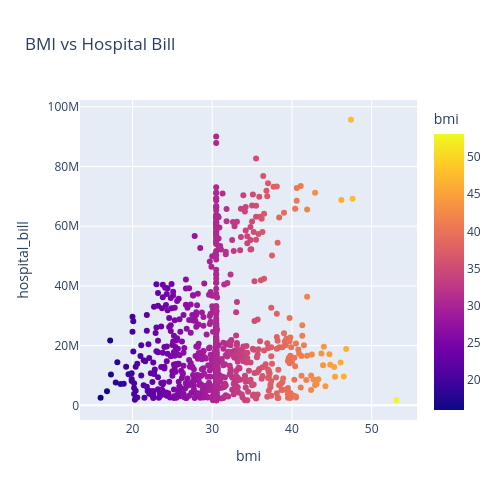

Here is the notebook cell this chart was saved with:
### Code cell
# Bivariate Analysis: BMI vs Hospital Bill
fig = px.scatter(
    df,
    x="bmi",
    y="hospital_bill",
    color="bmi",
    title="BMI vs Hospital Bill",
    width=500,
    height=500                     
)
fig.show()

### Figure 1 — Plotly figure (JSON) as saved in the notebook; plotly's stock layout.template omitted (floating-point values rounded to 4 significant figures; data arrays with more than 128 entries replaced by an {"elided": "..."} marker saying what was removed)
{"data": [{"hovertemplate": "bmi=%{marker.color}<br>hospital_bill=%{y}<extra></extra>", "legendgroup": "", "marker": {"color": {"elided": "927 float values"}, "coloraxis": "coloraxis", "symbol": "circle"}, "mode": "markers", "name": "", "orientation": "v", "showlegend": false, "type": "scatter", "x": {"elided": "927 float values"}, "xaxis": "x", "y": {"elided": "927 float values"}, "yaxis": "y"}], "layout": {"coloraxis": {"colorbar": {"title": {"text": "bmi"}}, "colorscale": [[0, "#0d0887"], [0.1111, "#46039f"], [0.2222, "#7201a8"], [0.3333, "#9c179e"], [0.4444, "#bd3786"], [0.5556, "#d8576b"], [0.6667, "#ed7953"], [0.7778, "#fb9f3a"], [0.8889, "#fdca26"], [1, "#f0f921"]]}, "height": 500, "legend": {"tracegroupgap": 0}, "title": {"text": "BMI vs Hospital Bill"}, "width": 500, "xaxis": {"anchor": "y", "domain": [0, 1], "title": {"text": "bmi"}}, "yaxis": {"anchor": "x", "domain": [0, 1], "title": {"text": "hospital_bill"}}}}
